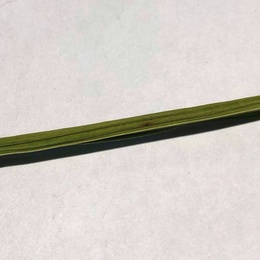
%> input picture sudah.jpg, 260 x 260 px, shrunk from 1200 x 1200 before the run
$ octave testTA.m   (GNU Octave 9; MATLAB toolbox functions it lacks are replaced by stand-ins)
%> lines starting %> are read from the running program, lines starting %| are printed output that depends on the picture; in (x1, y1, x2, y2) boxes, pixels count from 0 and x2, y2 are one past the last pixel; in counts of white or black regions, pixels touching at a corner belong together; the program's own positions count from 1
### segdaun2.m
% segdaun2.m
%
% Contoh segmentasi daun melalui citra biner
function E = segdaun2(RGB)
% RGB = imread('daun.jpg');
[m,n,dim] = size(RGB);

% Konversi ke citra berskala keabuan
for baris=1 : m
    for kolom=1 : n
        r = RGB(baris,kolom,1);
        g = RGB(baris,kolom,2);
        b = RGB(baris,kolom,3);
        kelabu = r * 0.2989 + g * 0.5870 + b * 0.1140;
        A(baris,kolom) = kelabu;
    end
end

% figure(1); imshow(A);

A = double(A);

% Lakukan penghalusan dengan rerata
for baris=2 : m-1
    for kolom=2 : n-1
        jum = A(baris-1, kolom-1)+ ...
              A(baris-1, kolom) + ...
              A(baris-1, kolom-1) + ...
              A(baris, kolom-1) + ...
              A(baris, kolom) + ...
              A(baris, kolom+1) + ...
              A(baris+1, kolom-1) + ...
              A(baris+1, kolom) + ...
              A(baris+1, kolom+1);

              B(baris, kolom) = jum/9;
    end
end

B = uint8(B);

% Gunakan pengambangan otsu
t = otsu(B);
t = t + 13;  % Koreksi ambang. Sesuaikan dengan kebutuhan
C = ambang(B, t);

% Lakukan operasi morfologi opening
H = ones(3);
D = opening(C, H);
% figure(2); imshow(C);

% Atur bagian tepi berwarna putih
%   sebagai kompnesasi bagian
%   yang tidak diproses sewaktu
%   melakukan pemerataan nilai
for baris=1 : m
    D(baris,1) = 1;
    D(baris,n) = 1;
end

for kolom=1 : n
    D(1,kolom) = 1;
    D(m,kolom) = 1;
end

% figure(3); imshow(D);

% Kosongkan bagian latarbelakang
% untuk mendapatkan bagian daun
E = RGB;
for baris=1 : m
    for kolom=1 : n
        if D(baris, kolom) == 1
            E(baris,kolom,1) = 0;
            E(baris,kolom,2) = 0;
            E(baris,kolom,3) = 0;
        end
    end
end

% figure(4); imshow(E);
%
% clear RGB A B C D E H;

### otsu.m
function [ambang] = otsu(F)
% Memperoleh nilai ambang menggunakan metode Otsu
%    F = Citra berskala keabuan

[m, n] = size(F);
jum_piksel = m * n;

% Kosongkan histogram
for i=1 : 256
    h(i) = 0;
end

% Hitung histogram
for i=1 : m
    for j=1 : n
        intensitas = F(i,j);
        h(intensitas+1) = h(intensitas+1) + 1;
    end
end

% Hitung p(i)
for i=1 : 256
    p(i) = h(i) / jum_piksel;
end

% Hitung rerata total
mT = 0;
for i=1 : 256
    mT = mT + i * p(i);
end

% Hitung t optimal
ambang = 0;
varMaks = 0;
for t=0 : 255
    % Hitung w1(t)
    w1 = 0.0;
    for i=1 : t
        w1 = w1 + p(i+1);
    end

    % Hitung w2(t)
    w2 = 0.0;
    for i=t+1 : 255
        w2 = w2 + p(i+1);
    end

    % Hitung m1
    m1 = 0;
    for i=0 : t
        if w1 > 0
           m1 = m1 + i * p(i+1)/w1;
        end
    end

    % Hitung m2
    m2 = 0;
    for i=t+1 : 255
        if w2 > 0
           m2 = m2 + i * p(i+1)/w2;
        end
    end

    % Hitung BCV
    bcv = w1 * (m1 - mT)^2 + w2 * (m2 - mT)^2;

    if bcv > varMaks
        varMaks = bcv;
        ambang = t;
    end
end

### ambang.m
function [G] = ambang(F, t)
% Menentukan nilai ambang yang digunakan
%     untuk melakukan pengambangan
%     F = Citra berskala keabuan
%     t = nilai ambang
%
% Keluaran: G = Citra biner

[m, n] = size(F);
for i=1 : m
    for j=1:n
        if F(i,j) <= t
            G(i,j) = 0;
        else
            G(i,j) = 1;
        end
    end
end

### erosi.m
function G = erosi(F, H, hotx, hoty)

    [th, lh] = size(H);
    [tf, lf] = size(F);

    if nargin < 3
        hotx = round(lh/2);
        hoty = round(th/2);
    end;

    Xh = [];
    Yh = [];
    jum_anggota = 0;

    % Menentukan koordinat piksel bernilai i pada H
    for baris=1:th
        for kolom=1:lh
            if H(baris,kolom)==1
                jum_anggota = jum_anggota + 1;
                Xh(jum_anggota) = -hotx + kolom;
                Yh(jum_anggota) = -hoty + baris;
            end;
        end;
    end;
    % Nolkan semua pada hasil erosi
    G = zeros(tf,lf);
    % Memproses erosi
    for baris=1:tf
        for kolom=1:lf
            cocok = true;
            for indeks=1:jum_anggota
                xpos = kolom + Xh(indeks);
                ypos = baris + Yh(indeks);

                if (xpos>=1) && (xpos<=lf) && (ypos>=1) && (ypos<=tf)
                    if F(ypos, xpos) ~= 1
                        cocok = false;
                        break;
                    end;
                else
                    cocok = false;
                end;

            end;
            if cocok
                G(baris, kolom) = 1;
            end;
        end;
    end;


### dilasi.m
function G = dilasi(F, H, hotx, hoty)
    % DILASI Berguna untuk melaksanakan operasi dilasi.
    %     Masukan:
    %        F = citra yang akan dikenai dilasi
    %        H = elemen pentruksur
    %        (hy, hx) koordinat pusat piksel

    [th, lh]=size(H);
    [tf, lf]=size(F);

    if nargin < 3
        hotx = round(lh/2);
        hoty = round(th/2);
    end

    Xh = [];
    Yh = [];
    jum_anggota = 0;

    % Menentukan koordinat piksel bernilai 1 pada H
    for baris = 1 : th
        for kolom = 1 : lh
            if H(baris, kolom) == 1
                jum_anggota = jum_anggota + 1;
                Xh(jum_anggota) = -hotx + kolom;
                Yh(jum_anggota) = -hoty + baris;
            end
        end
    end

    G = zeros(tf, lf); % Nolkan semua pada hasil dilasi

    % Memproses dilasi
    for baris = 1 : tf
        for kolom = 1 : lf
            for indeks = 1 : jum_anggota
                if F(baris, kolom) == 1
                    xpos = kolom + Xh(indeks);
                    ypos = baris + Yh(indeks);
                    if (xpos >= 1) && (xpos <= lf) && ...
                       (ypos >= 1) && (ypos <= tf)
                        G(ypos, xpos) = 1;
                    end
                end
            end
        end
    end

### RGBkeHSV.m
function [H,S,V] = RGBkeHSV(R,G,B)
% RGBkeHSV digunakan untuk mengonversi RGB ke HSV.
%    Algoritma berdasarkan Nan C. Schaller
%    (http://www.cs.rit.edu/~ncs/color/t_convert.html)

% Normalisasi RGB ke [0, 1]
R = double(R);
G = double(G);
B = double(B);

if max(max(R)) > 1.0 || max(max(G)) > 1.0 || ...
   max(max(B)) > 1.0
    R = double(R) / 255;
    G = double(G) / 255;
    B = double(B) / 255;
end

[tinggi, lebar] = size(R);
for m=1: tinggi
    for n=1: lebar
        minrgb = min([R(m,n) G(m,n) B(m,n)]);
        maxrgb = max([R(m,n) G(m,n) B(m,n)]);
        V(m,n) = maxrgb;
        delta = maxrgb - minrgb;
        if maxrgb == 0
            S(m,n) = 0;
            H(m,n) = 0;
        else
            S(m,n) = delta / maxrgb;
            if R(m,n) == maxrgb
                % Di antara kuning dan magenta
                H(m,n) = (G(m,n)-B(m,n)) / delta;
            elseif G(m,n) == maxrgb
                % Di antara cyan dan kuning
                H(m,n) = 2 + (B(m,n)-R(m,n)) / delta;
            else
                % Di antara magenta dan cyan
                H(m,n) = 4 + (R(m,n)-G(m,n)) / delta;
            end

            H(m,n) = H(m,n) * 60;
            if H(m,n) < 0
                H(m,n) = H(m,n)+360;
            end
        end
    end
end

% Konversikan ke jangkauan [0, 255] atau [0, 360]
H = uint8(H * 255/360);
S = uint8(S * 255);
V = uint8(V * 255);

### lbp.m
function result = lbp(varargin) % image,radius,neighbors,mapping,mode)


% Check number of input arguments.
error(nargchk(1,5,nargin));

image=varargin{1};
d_image=double(image);

if nargin==1
    spoints=[-1 -1; -1 0; -1 1; 0 -1; -0 1; 1 -1; 1 0; 1 1];
    neighbors=8;
    mapping=0;
    mode='';
end

if (nargin == 2) && (length(varargin{2}) == 1)
    error('Input arguments');
end

if (nargin > 2) && (length(varargin{2}) == 1)
    radius=varargin{2};
    neighbors=varargin{3};

    spoints=zeros(neighbors,2);

    % Angle step.
    a = 2*pi/neighbors;

    for i = 1:neighbors
        spoints(i,1) = -radius*sin((i-1)*a);
        spoints(i,2) = radius*cos((i-1)*a);
    end

    if(nargin >= 4)
        mapping=varargin{4};
        if(isstruct(mapping) && mapping.samples ~= neighbors)
            error('Incompatible mapping');
        end
    else
        mapping=0;
    end

    if(nargin >= 5)
        mode=varargin{5};
    else
        mode='h';
    end
end

if (nargin > 1) && (length(varargin{2}) > 1)
    spoints=varargin{2};
    neighbors=size(spoints,1);

    if(nargin >= 3)
        mapping=varargin{3};
        if(isstruct(mapping) && mapping.samples ~= neighbors)
            error('Incompatible mapping');
        end
    else
        mapping=0;
    end

    if(nargin >= 4)
        mode=varargin{4};
    else
        mode='h';
    end
end

% Determine the dimensions of the input image.
[ysize xsize] = size(image);


miny=min(spoints(:,1));
maxy=max(spoints(:,1));
minx=min(spoints(:,2));
maxx=max(spoints(:,2));

% Block size, each LBP code is computed within a block of size bsizey*bsizex
bsizey=ceil(max(maxy,0))-floor(min(miny,0))+1;
bsizex=ceil(max(maxx,0))-floor(min(minx,0))+1;

% Coordinates of origin (0,0) in the block
origy=1-floor(min(miny,0));
origx=1-floor(min(minx,0));

% Minimum allowed size for the input image depends
% on the radius of the used LBP operator.
if(xsize < bsizex || ysize < bsizey)
  error('Too small input image. Should be at least (2*radius+1) x (2*radius+1)');
end

% Calculate dx and dy;
dx = xsize - bsizex;
dy = ysize - bsizey;

% Fill the center pixel matrix C.
C = image(origy:origy+dy,origx:origx+dx);
d_C = double(C);

bins = 2^neighbors;

% Initialize the result matrix with zeros.
result=zeros(dy+1,dx+1);

%Compute the LBP code image

for i = 1:neighbors
  y = spoints(i,1)+origy;
  x = spoints(i,2)+origx;
  % Calculate floors, ceils and rounds for the x and y.
  fy = floor(y); cy = ceil(y); ry = round(y);
  fx = floor(x); cx = ceil(x); rx = round(x);
  % Check if interpolation is needed.
  if (abs(x - rx) < 1e-6) && (abs(y - ry) < 1e-6)
    % Interpolation is not needed, use original datatypes
    N = image(ry:ry+dy,rx:rx+dx);
    D = N >= C;
  else
    % Interpolation needed, use double type images
    ty = y - fy;
    tx = x - fx;

    % Calculate the interpolation weights.
    w1 = (1 - tx) * (1 - ty);
    w2 =      tx  * (1 - ty);
    w3 = (1 - tx) *      ty ;
    w4 =      tx  *      ty ;
    % Compute interpolated pixel values
    N = w1*d_image(fy:fy+dy,fx:fx+dx) + w2*d_image(fy:fy+dy,cx:cx+dx) + ...
        w3*d_image(cy:cy+dy,fx:fx+dx) + w4*d_image(cy:cy+dy,cx:cx+dx);
    D = N >= d_C;
  end
  % Update the result matrix.
  v = 2^(i-1);
  result = result + v*D;
end

%Apply mapping if it is defined
if isstruct(mapping)
    bins = mapping.num;
    for i = 1:size(result,1)
        for j = 1:size(result,2)
            result(i,j) = mapping.table(result(i,j)+1);
        end
    end
end

if (strcmp(mode,'h') || strcmp(mode,'hist') || strcmp(mode,'nh'))
    % Return with LBP histogram if mode equals 'hist'.
    result=hist(result(:),0:(bins-1));
    if (strcmp(mode,'nh'))
        result=result/sum(result);
    end
else
    %Otherwise return a matrix of unsigned integers
    if ((bins-1)<=intmax('uint8'))
        result=uint8(result);
    elseif ((bins-1)<=intmax('uint16'))
        result=uint16(result);
    else
        result=uint32(result);
    end
end

end

### opening.m
function G = opening (F, H)
% OPENING Melakukan operasi opening.

G = dilasi(erosi(F, H), H);

### testTA.m
clc;
clear all;
tic;


image = imread('sudah.jpg');
%> image is the input picture: size 260x260x3 uint8; mean R, G, B 209.3, 203.7, 197.6

imSeg = segdaun2(image);
%> after the loop in segdaun2, `for baris=2 : m-1`:
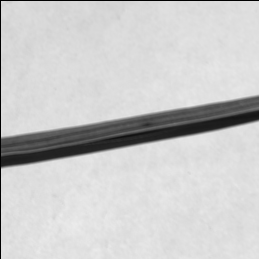
%> B: size 259x259 double; min 0, max 236.3, mean 203
%> after the loop in otsu, `for i=1 : m`: h = 256 values, max 6493 at index 223, min 0 at index 2, mean 262
%> after the loop in otsu, `for i=1 : 256`: p = 256 values, max 0.0968 at index 223, min 0 at index 2, mean 0.00391
%> the loop in otsu, `for i=1 : 256` made 256 passes
%> mT on passes 1 to 3: 0.00771, 0.00771, 0.00771
%> after the loop in otsu, `for i=1 : 256`: mT = 204
%> the loop in otsu, `for t=0 : 255` made 256 passes
%> (bcv, varMaks) on passes 1, 18, 19, 20, 21, 22, 23, 24, 25, 26, 27, 28: (0.33, 0.33), (3.48, 3.48), (6.59, 6.59), (8.13, 8.13), (12.7, 12.7), (14.21, 14.21), (22.66, 22.66), (38.41, 38.41), (59.85, 59.85), (80.6, 80.6), (100.7, 100.7), (112, 112)
%> bcv on passes 2 to 7: 0.33, 0.33, 0.33, 0.33, 0.33, 0.33
%> after the loop in otsu, `for t=0 : 255`: ambang = 144; varMaks = 2284.8
%> in segdaun2, `t = otsu(B);`: t = 144
%> in segdaun2, `t = t + 13;`: t = 157
%> after the loop in ambang, `for i=1 : m`:
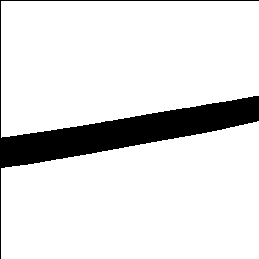
%> G: size 259x259 double; values 0 (black) and 1 (white), 88.1% white; 1 black region, box (x1, y1, x2, y2) and area: (0, 0, 259, 259) 7959
%> after the loop in erosi, `for baris=1:tf`:
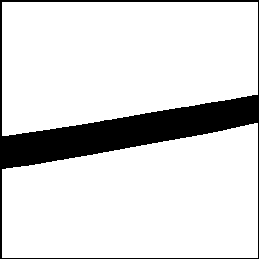
%> G: size 259x259 double; values 0 (black) and 1 (white), 85.8% white; 1 black region, box (x1, y1, x2, y2) and area: (0, 0, 259, 259) 9532
%> after the loop in dilasi, `for baris = 1 : tf`: G: size 259x259 double; values 0 (black) and 1 (white), 88.1% white; 1 black region, box (x1, y1, x2, y2) and area: (0, 0, 259, 259) 7962
%> after the loop in dilasi, `for baris = 1 : tf`: xpos = 259
%> after the loop in segdaun2, `for baris=1 : m`: D: size 260x260 double; values 0 (black) and 1 (white), 88.2% white; 3 black regions, box (x1, y1, x2, y2) and area: (1, 96, 259, 168) 7445, (1, 0, 259, 1) 258, (1, 259, 259, 260) 258
%> after the loop in segdaun2, `for kolom=1 : n`:
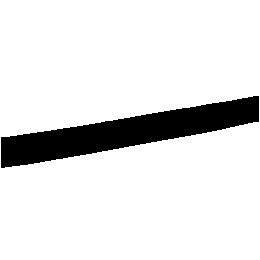
%> D: size 260x260 double; values 0 (black) and 1 (white), 89% white; 1 black region, box (x1, y1, x2, y2) and area: (1, 96, 259, 168) 7445

rgb = im2double(imSeg);
r = rgb(:, :, 1);
g = rgb(:, :, 2);
b = rgb(:, :, 3);

im = RGBkeHSV(r,g,b);
im2 = rgb2gray(rgb);
% ekstraksi ciri LBP terhadap masing-masing citra
lbpI = lbp(im2);
%> after the loop in lbp, `for i = 1:neighbors`: D: size 258x258 logical; 94.4% white; black in thin lines or dots, all inside (x1, y1, x2, y2) = (0, 95, 258, 167)
%> after the loop in lbp, `for i = 1:neighbors`:
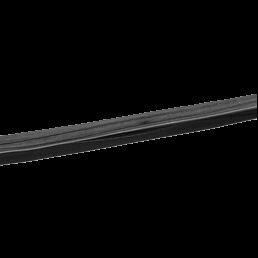
%> N: size 258x258 double; min 0, max 0.825, mean 0.0293
lbpI2 = lbp(im);
%> after the loop in lbp (call 2), `for i = 1:neighbors`: D: size 258x258 logical; 96.2% white; 164 black regions (152 under 20 px), largest, box (x1, y1, x2, y2) and area: (0, 95, 258, 167) 1407, (105, 112, 158, 132) 158, (60, 130, 102, 145) 127
%> after the loop in lbp (call 2), `for i = 1:neighbors`:
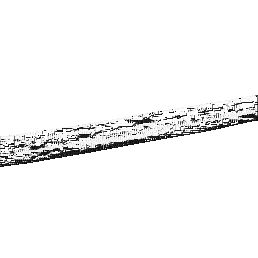
%> result: size 258x258 double; min 0, max 255, mean 245.7

figure('NumberTitle', 'off', 'Name', 'Gambar Asli');
imshow(image);

figure('NumberTitle', 'off', 'Name', 'Gambar Segmentasi');
imshow(imSeg);

% Make Croping
[baris, kolom] = size(imSeg);
%> baris = 260; kolom = 780
%
figure('NumberTitle', 'off', 'Name', 'Gambar HSV');
imshow(im);

figure('NumberTitle', 'off', 'Name', 'LBP Image Grayscale');
imshow(lbpI);

figure('NumberTitle', 'off', 'Name', 'LBP Image HSV');
imshow(lbpI2);
% Let's compute and display the histogram.
figure
[pixelCount grayLevels] = imhist(lbpI);
%> pixelCount = 256 values, max 59657 at index 256, min 0 at index 37, mean 260; grayLevels = 256 values from 0 to 255
subplot(1, 1, 1);
bar(pixelCount, 'BarWidth', 1, 'EdgeColor', 'black');
grid on;
title('Histogram of Original LBP from GrayScale', 'FontSize', 16);
xlim([0 grayLevels(end)]); % Scale x axis manually.
%> figure, not shown here; tallest bar 59657 high, from x = 255.5 to 256.5

figure
[pixelCount HSVLevels] = imhist(lbpI2);
%> pixelCount = 256 values, max 60702 at index 256, min 0 at index 14, mean 260; HSVLevels = 256 values from 0 to 255
subplot(1, 1, 1);
bar(pixelCount, 'BarWidth', 1, 'EdgeColor', 'blue');
grid on;
title('Histogram of Original LBP from HSV', 'FontSize', 16);
xlim([0 HSVLevels(end)]); % Scale x axis manually.
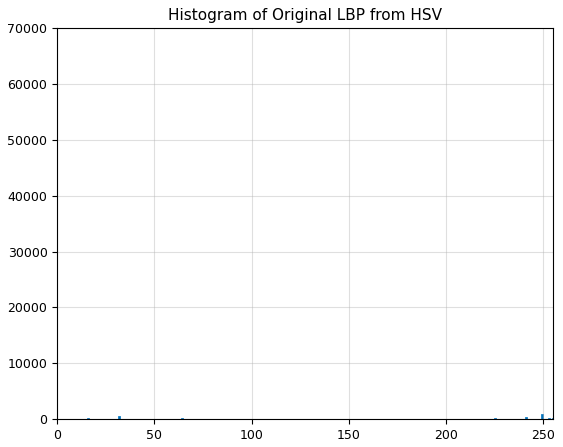
%> figure redrawn from the program's plot data; tallest bar 60702 high, from x = 255.5 to 256.5
